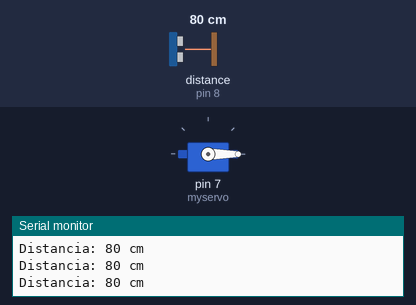
The sketch below on a simulated Arduino Uno, built with avr-gcc and run on an emulated ATmega328P. Parts: servo, the last lines printed to the serial monitor. Wiring (inferred from the names in the program): ultrasonic range finder: trigger pin 9; echo pin 8. The inputs (shaded band) are chosen by the test bench; at power-on: distance to the obstacle (sensor on pin 8) 80 cm. The echo pulse lasts 58.3 µs per cm.

Above: at 1.2 s.
1.3 s: distance to the obstacle (sensor on pin 8) set to 66 cm
2.8 s: distance to the obstacle (sensor on pin 8) set to 55 cm
At 4.0 s:
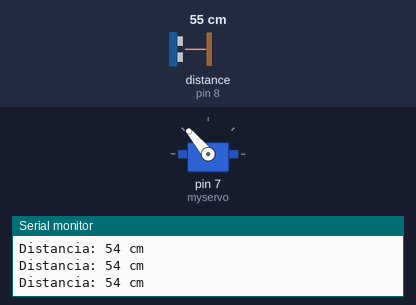
4.3 s: distance to the obstacle (sensor on pin 8) set to 120 cm
At 5.1 s:
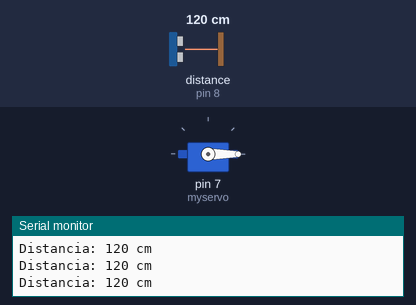
5.8 s: distance to the obstacle (sensor on pin 8) set to 2 cm
At 6.6 s:
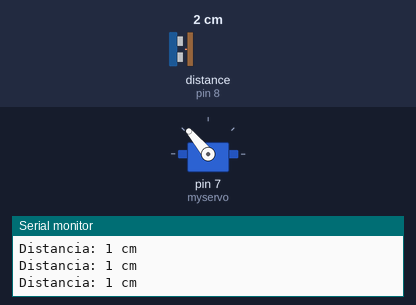
Timing chart, 0 to 8.3 s (numbered marks = the images above; inputs shaded):
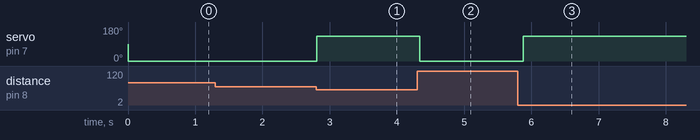

The sketch:

Final_Camaraboys.ino
```cpp
#include <Servo.h>

Servo myservo;  // Crea un objeto Servo

const int trigPin = 9;  // Pin del sensor ultrasónico TRIG
const int echoPin = 8; // Pin del sensor ultrasónico ECHO
int distance = 0; // Variable para almacenar la distancia medida

void setup() {
  myservo.attach(7);  // Attache el servo al pin 8
  pinMode(trigPin, OUTPUT);  // Configura el pin TRIG como salida
  pinMode(echoPin, INPUT);   // Configura el pin ECHO como entrada
  myservo.write(90);  // Mueve el servo a la posición inicial (90 grados)
  Serial.begin(9600);  // Inicia la comunicación serial para ver las lecturas del sensor
}

void loop() {
  // Genera un pulso ultrasónico como murcielago para medir la distancia
  digitalWrite(trigPin, LOW);
  delayMicroseconds(2);
  digitalWrite(trigPin, HIGH);
  delayMicroseconds(10);
  digitalWrite(trigPin, LOW);

  // Mide el tiempo que tarda en recibir el eco
  distance = pulseIn(echoPin, HIGH) / 58.0;  // Convierte el tiempo en distancia en cm

  Serial.print("Distancia: ");
  Serial.print(distance);
  Serial.println(" cm");

  // Si la distancia es menor o igual a 60 cm, mueve el servo
  if (distance <= 60) {
    myservo.write(130);  // Mueve el servo a la posición 0 grados
  } else {
    myservo.write(0);  // Vuelve el servo a la posición inicial (90 grados)
  }

  delay(250);  // Espera un segundo antes de la siguiente lectura
}
```

Measured:
- the behaviour switches between 61 and 60 cm on distance to the obstacle (sensor on pin 8) (found by bisection; images 0 and 1)
- after the input at 2.8 s, servo on pin 7 (myservo): 0° → 130° at once
- after the input at 4.3 s, servo on pin 7 (myservo): 130° → 0° at once
- after the input at 5.8 s, servo on pin 7 (myservo): 0° → 130° after 0.08 s
